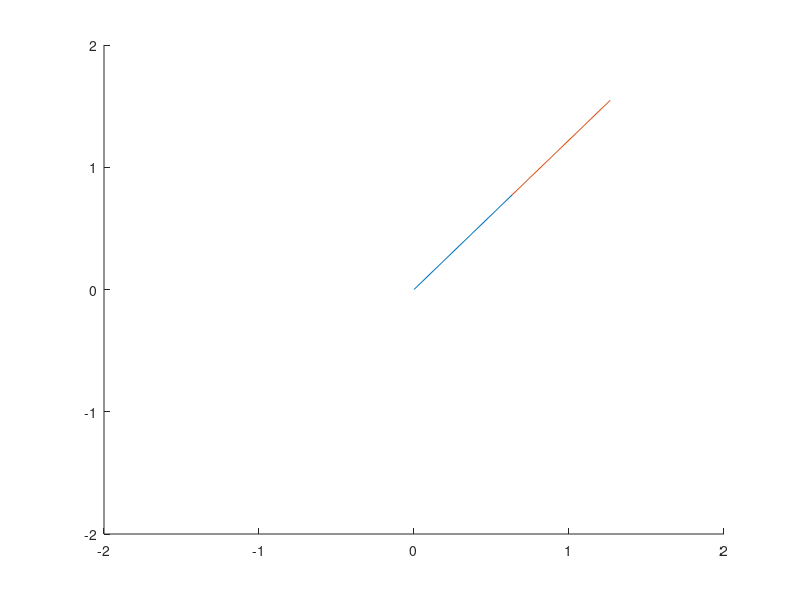

MATLAB code for this plot:
%-------------------------------------------------------------------------%
%                             Extract Solution                            %
%-------------------------------------------------------------------------%
auxdata.g = 9.81;
auxdata.L1 = 1;
auxdata.L2 = 1;
auxdata.m1 = 1;
auxdata.m2 = 1;

time = load('t.dat')';
state = load('x.dat')';
control = load('u.dat')';

theta1 = state(:, 1);
theta2 = state(:, 2);

X1 = auxdata.L1 * cos(theta1);
Y1 = auxdata.L1 * sin(theta1);
X2 = X1 + auxdata.L2 * cos(theta1 + theta2);
Y2 = Y1 + auxdata.L2 * sin(theta1 + theta2);

h = figure;
hold on;
axis(2 * [-1 1 -1 1]);
for i = 1:length(time)
    plot([0 X1(i)], [0 Y1(i)]);
    plot([X1(i) X2(i)], [Y1(i) Y2(i)]);
    pause(0.10);
    cla;
end
plot([0 X1(i)], [0 Y1(i)]);
plot([X1(i) X2(i)], [Y1(i) Y2(i)]);
